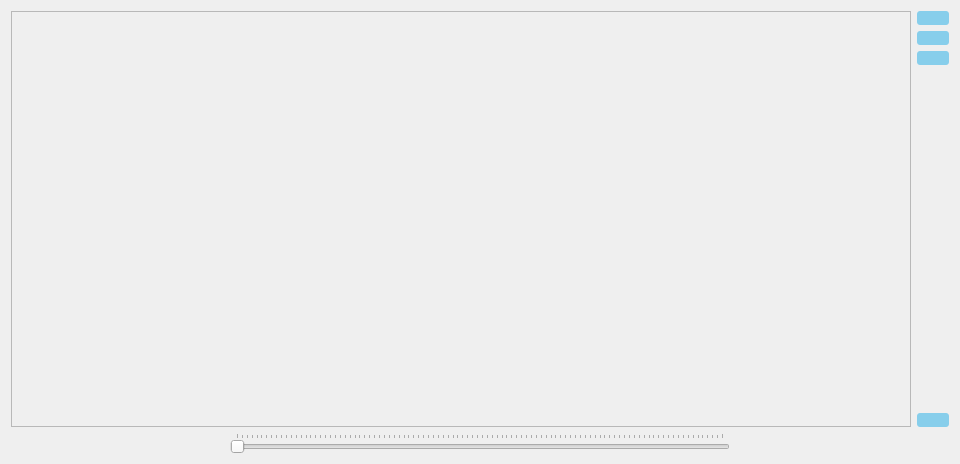
<?xml version="1.0" encoding="UTF-8"?>
<ui version="4.0">
 <class>ConusRadar</class>
 <widget class="QDialog" name="ConusRadar">
  <property name="geometry">
   <rect>
    <x>0</x>
    <y>0</y>
    <width>960</width>
    <height>464</height>
   </rect>
  </property>
  <property name="windowTitle">
   <string>Continental US Radar</string>
  </property>
  <property name="styleSheet">
   <string notr="true">QPushButton
{
	border-width: 0px;
	border-radius: 3px;
	font: 16pt &quot;MS Shell Dlg 2&quot;;
}

QPushButton:enabled
{
  color: black;
  background-color: #87ceeb;
}

QPushButton:disabled
{
  color: gray;
}

QPushButton:hover
{
 color: black;
 background-color: #1e90ff;
}

QPushButton:pressed
{
  color: white;
  background-color: #0000cd;
}
</string>
  </property>
  <layout class="QVBoxLayout" name="verticalLayout_2">
   <item>
    <layout class="QHBoxLayout" name="horizontalLayout">
     <item>
      <widget class="QScrollArea" name="scrollArea">
       <property name="widgetResizable">
        <bool>true</bool>
       </property>
       <widget class="QWidget" name="scrollAreaWidgetContents_2">
        <property name="geometry">
         <rect>
          <x>0</x>
          <y>0</y>
          <width>862</width>
          <height>409</height>
         </rect>
        </property>
       </widget>
      </widget>
     </item>
     <item>
      <layout class="QVBoxLayout" name="verticalLayout">
       <item>
        <widget class="QPushButton" name="playPausePushButton">
         <property name="text">
          <string/>
         </property>
         <property name="icon">
          <iconset resource="resources.qrc">
           <normaloff>:/icons/weather-pause-300px.png</normaloff>:/icons/weather-pause-300px.png</iconset>
         </property>
         <property name="iconSize">
          <size>
           <width>64</width>
           <height>64</height>
          </size>
         </property>
        </widget>
       </item>
       <item>
        <widget class="QPushButton" name="zoomInPushButton">
         <property name="text">
          <string/>
         </property>
         <property name="icon">
          <iconset resource="resources.qrc">
           <normaloff>:/icons/weather-zoom-in-300px.png</normaloff>:/icons/weather-zoom-in-300px.png</iconset>
         </property>
         <property name="iconSize">
          <size>
           <width>64</width>
           <height>64</height>
          </size>
         </property>
        </widget>
       </item>
       <item>
        <widget class="QPushButton" name="zoomOutPushButton">
         <property name="text">
          <string/>
         </property>
         <property name="icon">
          <iconset resource="resources.qrc">
           <normaloff>:/icons/weather-zoom-out-300px.png</normaloff>:/icons/weather-zoom-out-300px.png</iconset>
         </property>
         <property name="iconSize">
          <size>
           <width>64</width>
           <height>64</height>
          </size>
         </property>
        </widget>
       </item>
       <item>
        <spacer name="verticalSpacer">
         <property name="orientation">
          <enum>Qt::Vertical</enum>
         </property>
         <property name="sizeHint" stdset="0">
          <size>
           <width>20</width>
           <height>40</height>
          </size>
         </property>
        </spacer>
       </item>
       <item>
        <widget class="QPushButton" name="refreshPushButton">
         <property name="text">
          <string/>
         </property>
         <property name="icon">
          <iconset resource="resources.qrc">
           <normaloff>:/icons/weather-refresh-300px.png</normaloff>:/icons/weather-refresh-300px.png</iconset>
         </property>
         <property name="iconSize">
          <size>
           <width>64</width>
           <height>64</height>
          </size>
         </property>
        </widget>
       </item>
      </layout>
     </item>
    </layout>
   </item>
   <item alignment="Qt::AlignHCenter">
    <widget class="QSlider" name="sceneSlider">
     <property name="sizePolicy">
      <sizepolicy hsizetype="Fixed" vsizetype="Fixed">
       <horstretch>0</horstretch>
       <verstretch>0</verstretch>
      </sizepolicy>
     </property>
     <property name="minimumSize">
      <size>
       <width>500</width>
       <height>0</height>
      </size>
     </property>
     <property name="orientation">
      <enum>Qt::Horizontal</enum>
     </property>
     <property name="tickPosition">
      <enum>QSlider::TicksAbove</enum>
     </property>
    </widget>
   </item>
  </layout>
 </widget>
 <resources>
  <include location="resources.qrc"/>
 </resources>
 <connections/>
</ui>
